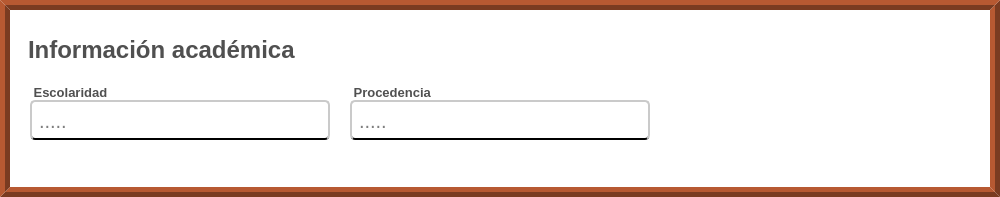
              <widget class="QFrame" name="info_academica">
               <property name="sizePolicy">
                <sizepolicy hsizetype="Preferred" vsizetype="Preferred">
                 <horstretch>0</horstretch>
                 <verstretch>10</verstretch>
                </sizepolicy>
               </property>
               <property name="minimumSize">
                <size>
                 <width>1000</width>
                 <height>170</height>
                </size>
               </property>
               <property name="styleSheet">
                <string notr="true">QFrame{
	background-color: rgb(255, 255, 255);
	border:10px ridge rgb(122, 59, 33);
}</string>
               </property>
               <property name="frameShape">
                <enum>QFrame::NoFrame</enum>
               </property>
               <property name="frameShadow">
                <enum>QFrame::Raised</enum>
               </property>
               <layout class="QVBoxLayout" name="verticalLayout">
                <property name="topMargin">
                 <number>20</number>
                </property>
                <item alignment="Qt::AlignLeft|Qt::AlignTop">
                 <widget class="QLabel" name="label_titulo_info_academica">
                  <property name="sizePolicy">
                   <sizepolicy hsizetype="Preferred" vsizetype="Preferred">
                    <horstretch>0</horstretch>
                    <verstretch>0</verstretch>
                   </sizepolicy>
                  </property>
                  <property name="minimumSize">
                   <size>
                    <width>0</width>
                    <height>40</height>
                   </size>
                  </property>
                  <property name="maximumSize">
                   <size>
                    <width>16777215</width>
                    <height>20</height>
                   </size>
                  </property>
                  <property name="font">
                   <font>
                    <family>Arial</family>
                    <pointsize>18</pointsize>
                    <weight>75</weight>
                    <bold>true</bold>
                   </font>
                  </property>
                  <property name="styleSheet">
                   <string notr="true">QLabel{
	
	
	color: rgb(80, 80, 80);

	border-color: #ffffff;
padding-left:1px;
border:none;



}
</string>
                  </property>
                  <property name="text">
                   <string>Información académica</string>
                  </property>
                  <property name="scaledContents">
                   <bool>false</bool>
                  </property>
                 </widget>
                </item>
                <item>
                 <widget class="QFrame" name="preguntas_info_academica">
                  <property name="minimumSize">
                   <size>
                    <width>460</width>
                    <height>100</height>
                   </size>
                  </property>
                  <property name="styleSheet">
                   <string notr="true">border-radius:0px;
border:none;</string>
                  </property>
                  <property name="frameShape">
                   <enum>QFrame::NoFrame</enum>
                  </property>
                  <property name="frameShadow">
                   <enum>QFrame::Raised</enum>
                  </property>
                  <layout class="QFormLayout" name="formLayout_2">
                   <property name="horizontalSpacing">
                    <number>20</number>
                   </property>
                   <item row="0" column="0">
                    <layout class="QVBoxLayout" name="verticalLayout_40">
                     <item>
                      <widget class="QLabel" name="label_escolaridad">
                       <property name="maximumSize">
                        <size>
                         <width>100</width>
                         <height>16777215</height>
                        </size>
                       </property>
                       <property name="font">
                        <font>
                         <family>Arial</family>
                         <pointsize>10</pointsize>
                         <weight>75</weight>
                         <bold>true</bold>
                        </font>
                       </property>
                       <property name="styleSheet">
                        <string notr="true">QLabel{
		
	color: rgb(80, 80, 80);

	border-color: #ffffff;


}
</string>
                       </property>
                       <property name="text">
                        <string> Escolaridad </string>
                       </property>
                       <property name="scaledContents">
                        <bool>true</bool>
                       </property>
                      </widget>
                     </item>
                     <item>
                      <widget class="QLineEdit" name="input_escolaridad">
                       <property name="sizePolicy">
                        <sizepolicy hsizetype="Fixed" vsizetype="Fixed">
                         <horstretch>0</horstretch>
                         <verstretch>0</verstretch>
                        </sizepolicy>
                       </property>
                       <property name="minimumSize">
                        <size>
                         <width>300</width>
                         <height>40</height>
                        </size>
                       </property>
                       <property name="font">
                        <font>
                         <family>Arial</family>
                         <pointsize>15</pointsize>
                        </font>
                       </property>
                       <property name="styleSheet">
                        <string notr="true">QLineEdit{
	
	background-color: rgb(255, 255, 255);
	border-radius:5px;
	padding-left: 5px;
 padding-right:5px;
	padding-top:1px;
	border-bottom:2px solid black  ;
	border-top: 2px solid rgb(202, 202, 202);
	border-left: 2px solid rgb(202, 202, 202);
	border-right: 2px solid rgb(202, 202, 202);

}

QLineEdit:focus{

	border: 2px solid rgb(17, 192, 255)



}
</string>
                       </property>
                       <property name="placeholderText">
                        <string>.....</string>
                       </property>
                      </widget>
                     </item>
                    </layout>
                   </item>
                   <item row="0" column="1">
                    <layout class="QVBoxLayout" name="verticalLayout_39">
                     <item>
                      <widget class="QLabel" name="label_procendencia">
                       <property name="maximumSize">
                        <size>
                         <width>100</width>
                         <height>16777215</height>
                        </size>
                       </property>
                       <property name="font">
                        <font>
                         <family>Arial</family>
                         <pointsize>10</pointsize>
                         <weight>75</weight>
                         <bold>true</bold>
                        </font>
                       </property>
                       <property name="styleSheet">
                        <string notr="true">QLabel{
		
	color: rgb(80, 80, 80);

	border-color: #ffffff;


}
</string>
                       </property>
                       <property name="text">
                        <string> Procedencia </string>
                       </property>
                       <property name="textFormat">
                        <enum>Qt::PlainText</enum>
                       </property>
                       <property name="scaledContents">
                        <bool>true</bool>
                       </property>
                      </widget>
                     </item>
                     <item>
                      <widget class="QLineEdit" name="input_procendencia">
                       <property name="sizePolicy">
                        <sizepolicy hsizetype="Fixed" vsizetype="Fixed">
                         <horstretch>0</horstretch>
                         <verstretch>0</verstretch>
                        </sizepolicy>
                       </property>
                       <property name="minimumSize">
                        <size>
                         <width>300</width>
                         <height>40</height>
                        </size>
                       </property>
                       <property name="font">
                        <font>
                         <family>Arial</family>
                         <pointsize>15</pointsize>
                        </font>
                       </property>
                       <property name="styleSheet">
                        <string notr="true">QLineEdit{
	
	background-color: rgb(255, 255, 255);
	border-radius:5px;
	padding-left: 5px;
 padding-right:5px;
	padding-top:1px;
	border-bottom:2px solid black  ;
	border-top: 2px solid rgb(202, 202, 202);
	border-left: 2px solid rgb(202, 202, 202);
	border-right: 2px solid rgb(202, 202, 202);

}

QLineEdit:focus{

	border: 2px solid rgb(17, 192, 255)



}
</string>
                       </property>
                       <property name="placeholderText">
                        <string>.....</string>
                       </property>
                      </widget>
                     </item>
                    </layout>
                   </item>
                  </layout>
                 </widget>
                </item>
               </layout>
              </widget>
